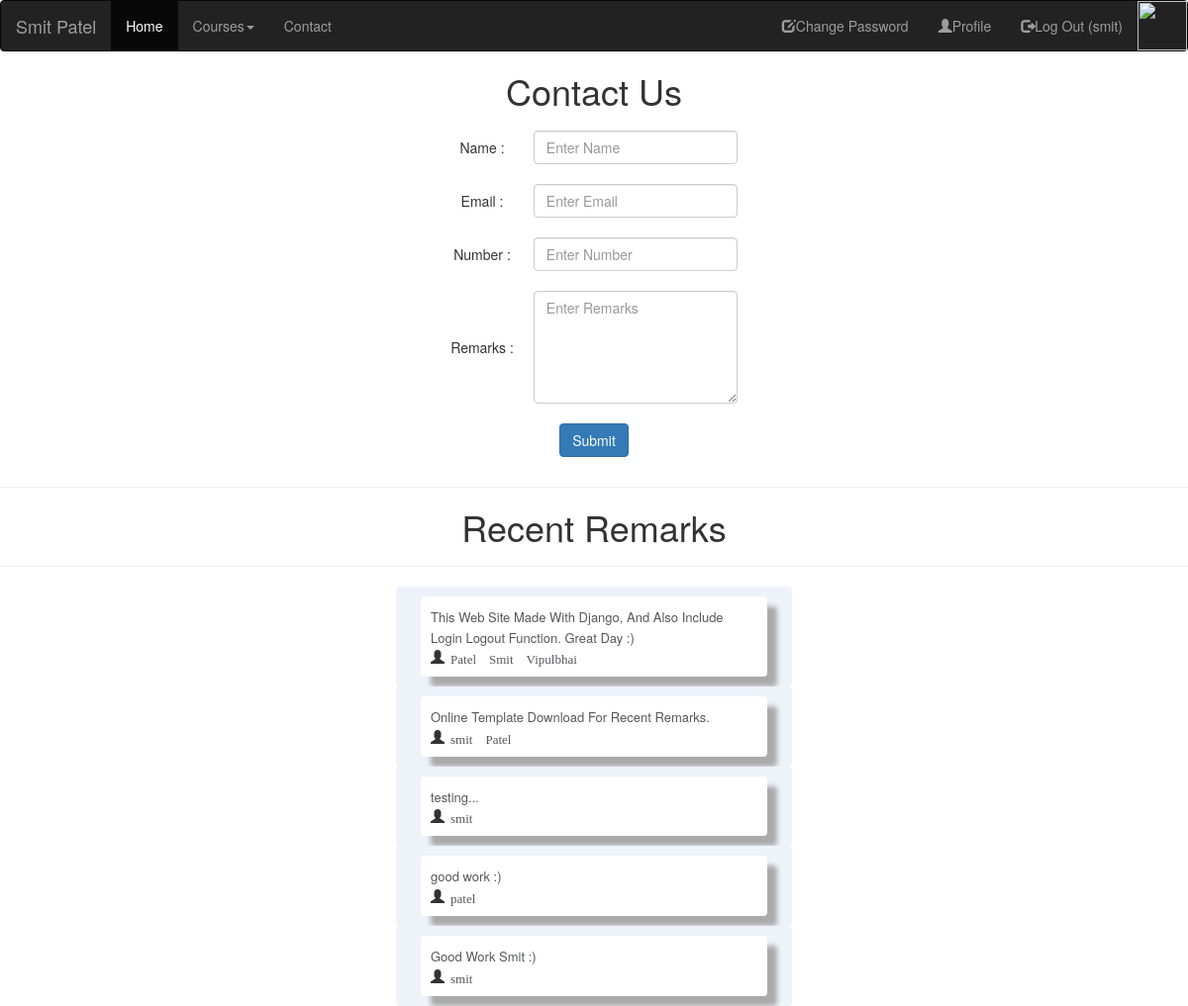
The page /contact/ (signed in) on the database its author committed.
### myapp/models.py (models this page shows, shortened)
class Submit(models.Model):
	name=models.CharField(max_length=50)
	email=models.CharField(max_length=50)
	number=models.IntegerField()
	remarks=models.TextField()

### myapp/views.py (the view)
# urls.py: path("contact/", views.contact, name="contact"),
def contact(request):
	if request.method=="POST":
		Submit.objects.create(
				name=request.POST["name"],
				email=request.POST["email"],
				number=request.POST["number"],
				remarks=request.POST["remarks"]
			)
		contact = Submit.objects.all().order_by('-id')[:5]
		msg="Data Insertion Sucessfully."
		return render(request, "contact.html", {"msg" : msg , "contact" : contact})
	else:
		contact = Submit.objects.all().order_by('-id')[:5]
		return render(request, "contact.html", {"contact" : contact})

### myapp/templates/contact.html (shortened to what this page needs)
{% extends "header.html" %}
{% block content %}
<!DOCTYPE html>
<html>
<head>
</head>
<body>
	<center>
		<form name="form" method="POST" align="center" action="{% url 'contact' %}">
			<table align="center">
				<h1>Contact Us</h1>
				<tr>
					<td>Name :</td>
					<td><input type="text" name="name" class="form-control" placeholder="Enter Name" required=""></td>
				</tr>
				<tr>
					<td>Email :</td>
					<td><input type="text" name="email" class="form-control" placeholder="Enter Email" required=""></td>
				</tr>
				<tr>
					<td>Number :</td>
					<td><input type="text" name="number" class="form-control" placeholder="Enter Number" required=""></td>
				</tr>
				<tr>
					<td>Remarks :</td>
					<td><textarea rows="5" cols="22" name="remarks" class="form-control" placeholder="Enter Remarks" required=""></textarea></td>
				</tr>
				<tr>
					<td colspan="2" ><input type="submit" name="Submit" class="btn btn-primary"></td>
				</tr>
			</table>
		</form>
	<hr><h1> Recent Remarks</h1><hr>
	</center>
	{% for i in contact %}
		<div class="container justify-content-center mt-5 border-left border-right">
			<div class="d-flex justify-content-center py-2" style="padding: 10px;">
		        <div class="second py-2 px-2" style="padding: 10px"> <span class="text1">{{i.remarks}}</span>
		            <div class="d-flex justify-content-between py-1 pt-2">
		                <div class="glyphicon glyphicon-user"><span class="text2">{{i.name}}</span></div>
		            </div>
		        </div>
		    </div>
		</div>
	{% endfor %}
</body>
</html>
{% endblock %}

### myapp/templates/header.html (style rules this page uses)
tr,td { padding: 10px; }

### myapp/templates/contact.html (style rules this page uses)
tr,td { padding: 10px; }
.container { background-color: #eef2f9; width: 400px; border-radius: 4px; }
.second { width: 350px; background-color: white; border-radius: 4px; box-shadow: 10px 10px 5px #aaaaaa }
.text1 { font-size: 13px; font-weight: 500; color: #56575b }
.text2 { font-size: 13px; font-weight: 500; margin-left: 6px; color: #56575b }

### rows shown on the page
Submit: remarks "This Web Site Made With Django, And Also Include Login Logout Function. Great Day :)", name "Patel Smit Vipulbhai"
Submit: remarks "Online Template Download For Recent Remarks.", name "smit Patel"
Submit: remarks "testing...", name "smit"
Submit: remarks "good work :)", name "patel"
Submit: remarks "Good Work Smit :)", name "smit"

### other values the page prints
{{ request.session.fname }} "smit"
